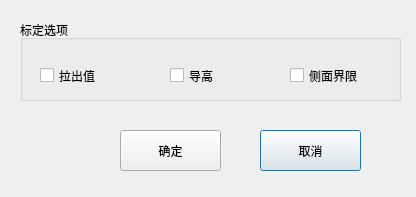
<?xml version="1.0" encoding="UTF-8"?>
<ui version="4.0">
 <class>verifySetDlg</class>
 <widget class="QDialog" name="verifySetDlg">
  <property name="geometry">
   <rect>
    <x>0</x>
    <y>0</y>
    <width>416</width>
    <height>197</height>
   </rect>
  </property>
  <property name="windowTitle">
   <string>Dialog</string>
  </property>
  <property name="styleSheet">
   <string notr="true">font: 750 13pt  &quot;微软雅黑&quot;;</string>
  </property>
  <widget class="QGroupBox" name="groupBox">
   <property name="geometry">
    <rect>
     <x>20</x>
     <y>20</y>
     <width>381</width>
     <height>81</height>
    </rect>
   </property>
   <property name="title">
    <string>标定选项</string>
   </property>
   <widget class="QCheckBox" name="chbSide">
    <property name="geometry">
     <rect>
      <x>270</x>
      <y>40</y>
      <width>101</width>
      <height>31</height>
     </rect>
    </property>
    <property name="text">
     <string>侧面界限</string>
    </property>
   </widget>
   <widget class="QCheckBox" name="chbWireWidth">
    <property name="geometry">
     <rect>
      <x>20</x>
      <y>40</y>
      <width>111</width>
      <height>31</height>
     </rect>
    </property>
    <property name="text">
     <string>拉出值</string>
    </property>
   </widget>
   <widget class="QCheckBox" name="chbWireHeight">
    <property name="geometry">
     <rect>
      <x>150</x>
      <y>40</y>
      <width>71</width>
      <height>31</height>
     </rect>
    </property>
    <property name="text">
     <string>导高</string>
    </property>
   </widget>
  </widget>
  <widget class="QPushButton" name="chbCancel">
   <property name="geometry">
    <rect>
     <x>260</x>
     <y>130</y>
     <width>101</width>
     <height>41</height>
    </rect>
   </property>
   <property name="text">
    <string>取消</string>
   </property>
  </widget>
  <widget class="QPushButton" name="pbtnOk">
   <property name="geometry">
    <rect>
     <x>120</x>
     <y>130</y>
     <width>101</width>
     <height>41</height>
    </rect>
   </property>
   <property name="text">
    <string>确定</string>
   </property>
  </widget>
 </widget>
 <resources/>
 <connections/>
</ui>
